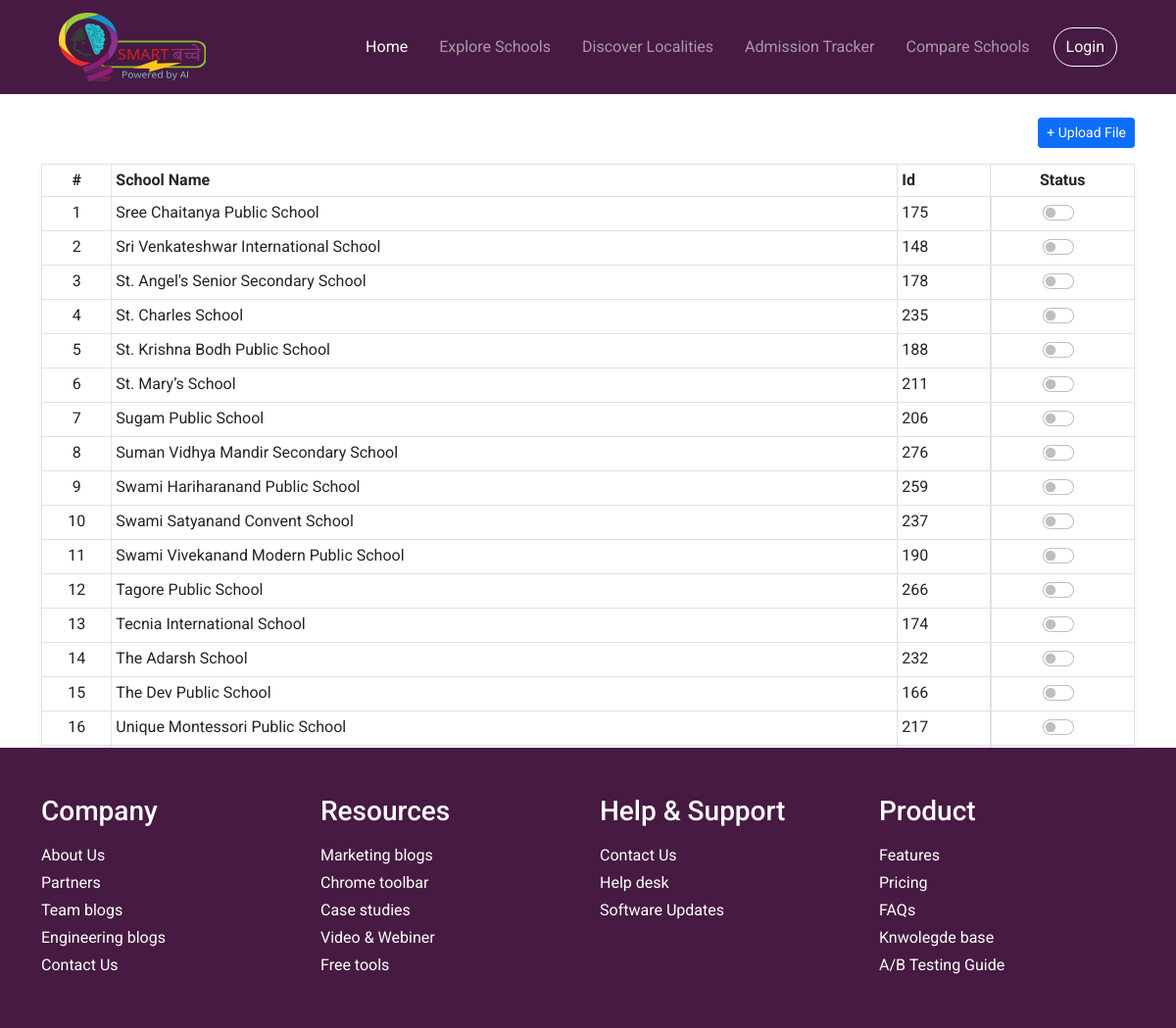
Page /explore/upload-csv/?page=6 (signed in) on the committed database.
### schools/models.py (models this page shows, shortened)
class School(models.Model):
    school_name = models.CharField(max_length=500)
    school_image = models.CharField(max_length=999)
    address = models.CharField(max_length=500)
    board = models.CharField(max_length=50)
    co_ed_status = models.CharField(max_length=50)
    ownership = models.CharField(max_length=50)
    sf_ratio = models.CharField(max_length=50)
    class_offered = models.CharField(max_length=50)
    verified = models.BooleanField(default=False)

### schools/views.py (the view)
# urls.py: path('explore/upload-csv/', views.upload_csv, name='upload-csv'),
def upload_csv(request):
    template_name = 'schools/upload-csv.html'
    form = ImportFileForm()
    if request.method == 'POST':
        form = ImportFileForm(request.POST, request.FILES)
        if form.is_valid():
            form.save()
            return redirect('explore')
    school_list = School.objects.all().order_by('school_name')
    paginator = Paginator(school_list, 25)
    page_number = request.GET.get('page')
    page_obj = paginator.get_page(page_number)
    return render(request, template_name, {'form':form, 'page_obj': page_obj})

### schools/forms.py
class ImportFileForm(forms.ModelForm):
    class Meta:
        model = SchoolsImportFile
        fields = ('schools_import',)

### templates/schools/upload-csv.html (shortened to what this page needs)
{% extends 'base.html' %}
{% load widget_tweaks %}
{% block body %}
{% if request.user.is_superuser %}
<div class="container">
    <div class="dropdown">
        <button class="btn btn-sm btn-primary float-end mt-4 mb-3" type="button" id="dropdownMenuButton1" data-bs-toggle="dropdown" aria-expanded="false">
            + Upload File
        </button>
      </div>
    <table class="table table-sm table-bordered shadow-sm my-3">
        <thead>
            <tr>
                <th scope="col" class="text-center ">#</th>
                <th scope="col">School Name</th>
                <th scope="col">Id</th>
                <th scope="col" class="text-center ">Status</th>
            </tr>
        </thead>
        <tbody>
            {% for school in page_obj %}
            <tr>
                <td class="text-center ">{{ forloop.counter }}</td>
                <td>{{ school.school_name }}</td>
                <td>{{ school.id }}</td>
                <td class="d-flex justify-content-center align-items-center">
                    <div class="form-check form-switch">
                        <input class="form-check-input" type="checkbox" id="flexSwitchCheckChecked"
                        {% if school.verified %}checked{% endif %}>
                    </div>
                </td>
                {% empty %}
                <td class="text-center" colspan="4">No Data Available</td>
            </tr>
            {% endfor %}
        </tbody>
    </table>
    <div class="d-flex justify-content-center align-items-center">
        <nav class="mt-2">
            <ul class="pagination">
                {% if page_obj.has_previous %}
                <li class="page-item">
                    <a class="page-link" href="?page=1">
                        <span>&laquo;</span>
                        <span>First</span>
                    </a>
                </li>
                <li class="page-item">
                    <a class="page-link" href="?page={{ page_obj.previous_page_number }}"">
                                        <span>Previous</span>
                                    </a>
                                </li>
                                {% endif %}
                                <li class=" page-item">
                        <span class="page-link">
                        </span>
                </li>
            </ul>
        </nav>
    </div>
</div>
{% else %}
<h2 class="my-5 text-center">Restricted area </h2>
{% endif %}
{% endblock %}

### static/css/styles.css (style rules this page uses)
*, *::before, *::after { box-sizing: border-box; }
:root { --black-berry: #480032; --wine-berry: #461a42; --pizza: #fb9300; --lavender-rose: #fc92e3; --bahama-blue: #005792; --mariner: #2978b5; --cerise-red: #e31b6d; --roof-terracotta: #b62121; --cherub: #fae1e1; --placeholder: #c4c4c4; --card-body: #e2edf6; }
body { font-family: "Roboto", sans-serif; }
.table tr th:first-child, .table tr td:first-child { max-width: 150px; }

### rows in the picture
School: school_name "Sree Chaitanya Public School", id "175"
School: school_name "Sri Venkateshwar International School", id "148"
School: school_name "St. Angel's Senior Secondary School", id "178"
School: school_name "St. Charles School", id "235"
School: school_name "St. Krishna Bodh Public School", id "188"
School: school_name "St. Mary’s School", id "211"
School: school_name "Sugam Public School", id "206"
School: school_name "Suman Vidhya Mandir Secondary School", id "276"
School: school_name "Swami Hariharanand Public School", id "259"
School: school_name "Swami Satyanand Convent School", id "237"
School: school_name "Swami Vivekanand Modern Public School", id "190"
School: school_name "Tagore Public School", id "266"
School: school_name "Tecnia International School", id "174"
School: school_name "The Adarsh School", id "232"
School: school_name "The Dev Public School", id "166"
School: school_name "Unique Montessori Public School", id "217"
